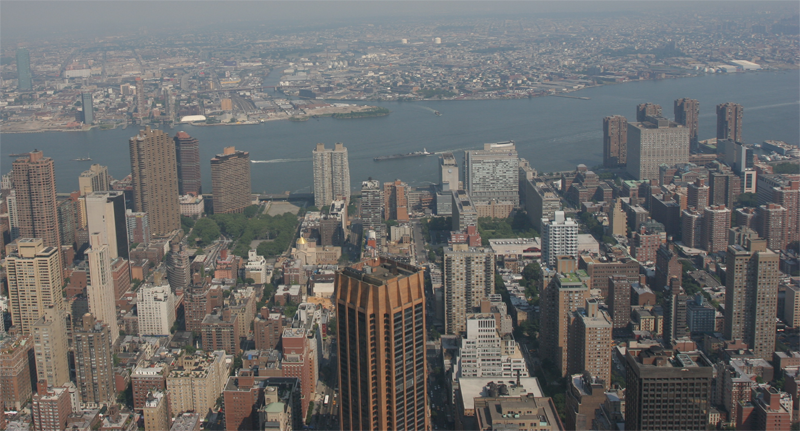
#> input picture image/ny1.bmp, 800 x 431 px, found by its file name
$ python dehaze.py   (older library calls are emulated)
#> lines starting #> are read from the running program, lines starting #| are printed output that depends on the picture
import cv2
import math
import numpy as np


def DarkChannel(im, sz):
    b, g, r = cv2.split(im)
    dc = cv2.min(cv2.min(r, g), b)
    kernel = cv2.getStructuringElement(cv2.MORPH_RECT, (sz, sz))
    dark = cv2.erode(dc, kernel)
    return dark


def AtmLight(im, dark):
    [h, w] = im.shape[:2]
    imsz = h*w
    numpx = int(max(math.floor(imsz/1000), 1))
    darkvec = dark.reshape(imsz, 1)
    imvec = im.reshape(imsz, 3)

    indices = darkvec.argsort()
    indices = indices[imsz-numpx::]

    atmsum = np.zeros([1, 3])
    for ind in range(1, numpx):
        atmsum = atmsum + imvec[indices[ind]]

    A = atmsum / numpx
    return A


def TransmissionEstimate(im, A, sz):
    omega = 0.95
    im3 = np.empty(im.shape, im.dtype)

    for ind in range(0, 3):
        im3[:, :, ind] = im[:, :, ind]/A[0, ind]

    transmission = 1 - omega*DarkChannel(im3, sz)
    return transmission


def Guidedfilter(im, p, r, eps):
    mean_I = cv2.boxFilter(im, cv2.CV_64F, (r, r))
    mean_p = cv2.boxFilter(p, cv2.CV_64F, (r, r))
    mean_Ip = cv2.boxFilter(im*p, cv2.CV_64F, (r, r))
    cov_Ip = mean_Ip - mean_I*mean_p

    mean_II = cv2.boxFilter(im*im, cv2.CV_64F, (r, r))
    var_I = mean_II - mean_I*mean_I

    a = cov_Ip/(var_I + eps)
    b = mean_p - a*mean_I

    mean_a = cv2.boxFilter(a, cv2.CV_64F, (r, r))
    mean_b = cv2.boxFilter(b, cv2.CV_64F, (r, r))

    q = mean_a*im + mean_b
    return q


def TransmissionRefine(im, et):
    gray = cv2.cvtColor(im, cv2.COLOR_BGR2GRAY)
    gray = np.float64(gray)/255
    r = 60
    eps = 0.0001
    t = Guidedfilter(gray, et, r, eps)

    return t


def Recover(im, t, A, tx=0.1):
    res = np.empty(im.shape, im.dtype)
    t = cv2.max(t, tx)

    for ind in range(0, 3):
        res[:, :, ind] = (im[:, :, ind]-A[0, ind])/t + A[0, ind]

    return res


if __name__ == '__main__':
    import sys
    try:
        fn = sys.argv[1]
    except:
        fn = './image/ny1.bmp'

    def nothing(*argv):
        pass

    src = cv2.imread(fn)
#> src is the input picture: shape (431, 800, 3); mean B, G, R 107.1, 108.1, 108.8

    I = src.astype('float64') / 255

    dark = DarkChannel(I, 15)
#> in DarkChannel, `dark = cv2.erode(dc, kernel)`:
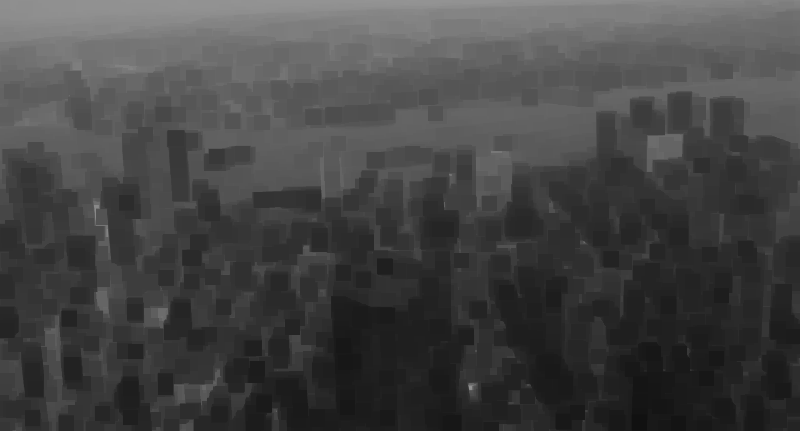
#> dark: shape (431, 800) float64; min 0.0667, max 0.58, mean 0.268
    A = AtmLight(I, dark)
#> in AtmLight, `indices = indices[imsz-numpx::]`: indices = 344 values from 0 to 0
#> the loop in AtmLight, `for ind in range(1, numpx):` made 343 passes
#> atmsum on passes 1 to 3: [[0.667, 0.643, 0.627]], [[1.33, 1.29, 1.25]], [[2, 1.93, 1.88]]
#> after the loop in AtmLight, `for ind in range(1, numpx):`: atmsum = [[228.7, 220.6, 215.2]]
#> in AtmLight, `A = atmsum / numpx`: A = [[0.665, 0.641, 0.626]]
#> A = [[0.665, 0.641, 0.626]]
    te = TransmissionEstimate(I, A, 15)
    t = TransmissionRefine(src, te)
#> in Guidedfilter, `cov_Ip = mean_Ip - mean_I*mean_p`:
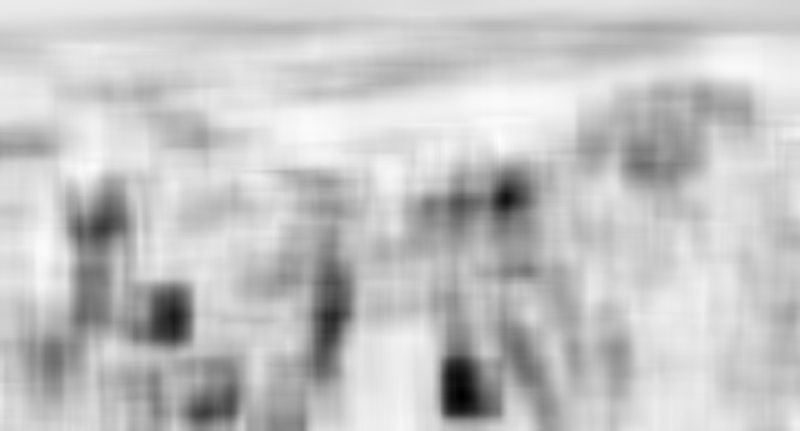
#> cov_Ip: shape (431, 800) float64; min -0.0103, max 0.000801, mean -0.00176; drawn with min black and max white
#> in Guidedfilter, `var_I = mean_II - mean_I*mean_I`:
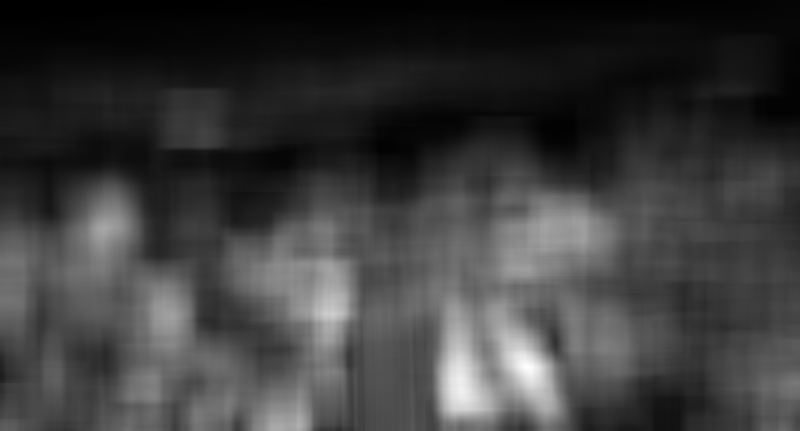
#> var_I: shape (431, 800) float64; min 4.77e-05, max 0.0379, mean 0.00901; drawn with min black and max white
#> in Guidedfilter, `mean_a = cv2.boxFilter(a, cv2.CV_64F, (r, r))`:
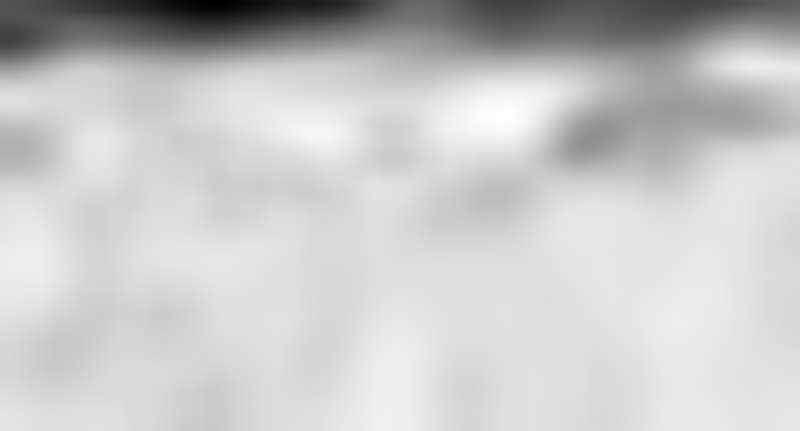
#> mean_a: shape (431, 800) float64; min -2.05, max 0.125, mean -0.338; drawn with min black and max white
#> in Guidedfilter, `mean_b = cv2.boxFilter(b, cv2.CV_64F, (r, r))`:
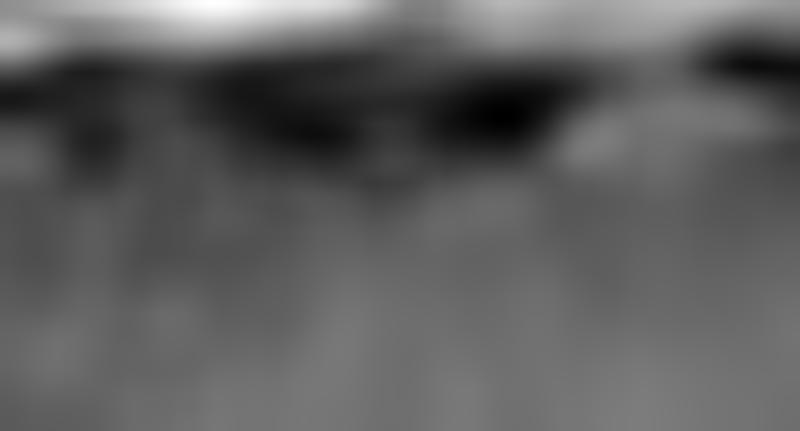
#> mean_b: shape (431, 800) float64; min 0.387, max 1.4, mean 0.762; drawn with min black and max white
    J = Recover(I, t, A, 0.1)
#> after the loop in Recover, `for ind in range(0, 3):`:
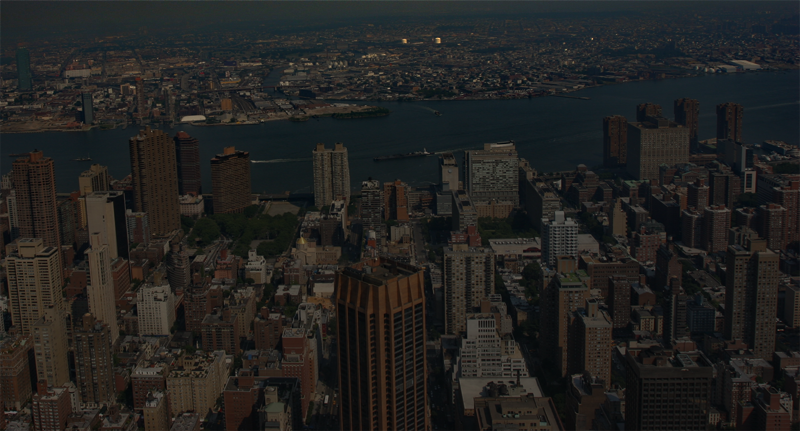
#> res: shape (431, 800, 3) float64; mean B, G, R 0.278, 0.295, 0.3; drawn with min black and max white

    cv2.imshow("dark", dark)
    cv2.imshow("t", t)
    cv2.imshow('I', src)
    cv2.imshow('J', J)
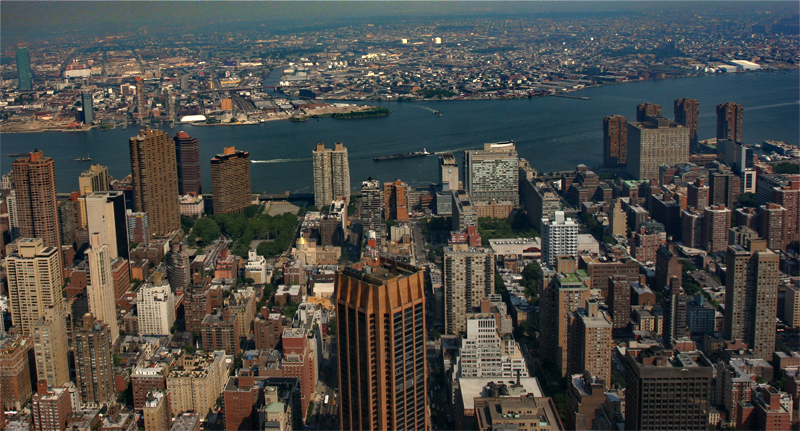
#> window 'J': shape (431, 800, 3); mean B, G, R 70.5, 74.7, 75.9
    cv2.imwrite("./image/res.png", J*255)
    cv2.waitKey()

$ run again, with image/1.bmp copied over image/ny1.bmp
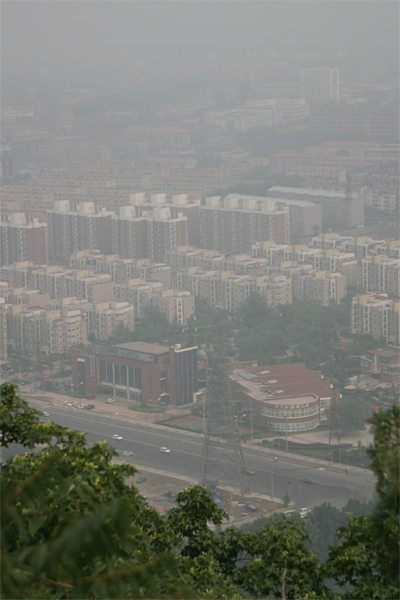
#> input picture image/1.bmp, 400 x 600 px, found by its file name
#> src is the input picture: shape (600, 400, 3); mean B, G, R 117.8, 124.9, 123.1
#> in DarkChannel, `dark = cv2.erode(dc, kernel)`:
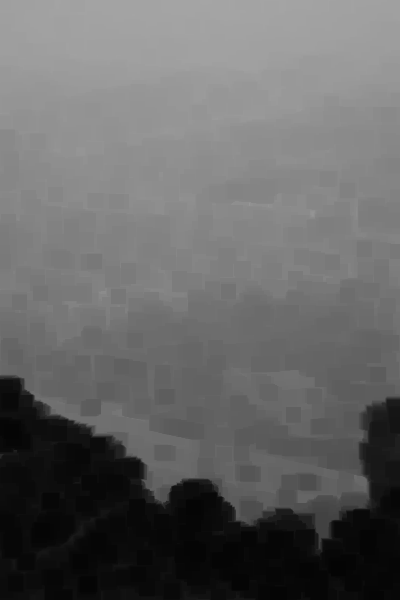
#> dark: shape (600, 400) float64; min 0.0157, max 0.647, mean 0.399
#> indices = 240 values from 0 to 0
#> the loop in AtmLight, `for ind in range(1, numpx):` made 239 passes
#> atmsum on passes 1 to 3: [[0.682, 0.682, 0.682]], [[1.36, 1.36, 1.36]], [[2.05, 2.05, 2.05]]
#> after the loop in AtmLight, `for ind in range(1, numpx):`: atmsum = [[163.1, 163.1, 163.1]]
#> in AtmLight, `A = atmsum / numpx`: A = [[0.68, 0.68, 0.68]]
#> `cv2.imshow('J', J)`:
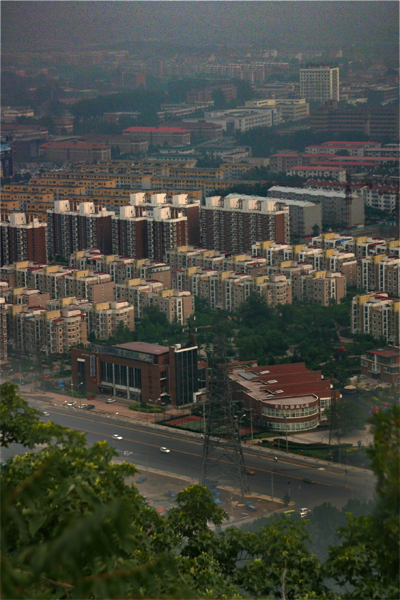
#> window 'J': shape (600, 400, 3); mean B, G, R 63.9, 72.9, 70.4

$ run again, with image/2.bmp copied over image/ny1.bmp
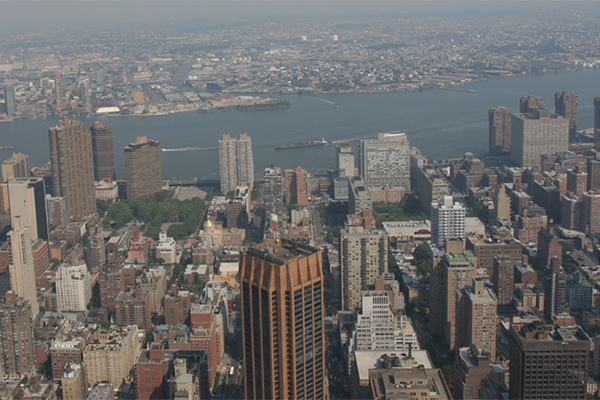
#> input picture image/2.bmp, 600 x 400 px, found by its file name
#> src is the input picture: shape (400, 600, 3); mean B, G, R 107.1, 108.1, 108.4
#> in DarkChannel, `dark = cv2.erode(dc, kernel)`:
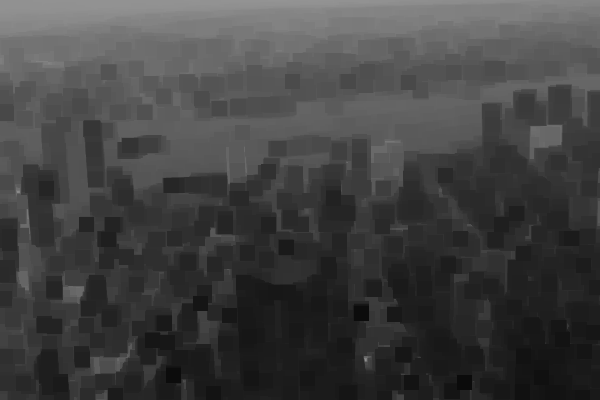
#> dark: shape (400, 600) float64; min 0.0431, max 0.58, mean 0.258
#> indices = 240 values from 0 to 0
#> the loop in AtmLight, `for ind in range(1, numpx):` made 239 passes
#> atmsum on passes 1 to 3: [[0.651, 0.627, 0.608]], [[1.3, 1.25, 1.22]], [[1.95, 1.88, 1.82]]
#> after the loop in AtmLight, `for ind in range(1, numpx):`: atmsum = [[155.6, 150, 145.3]]
#> in AtmLight, `A = atmsum / numpx`: A = [[0.648, 0.625, 0.605]]
#> `cv2.imshow('J', J)`:
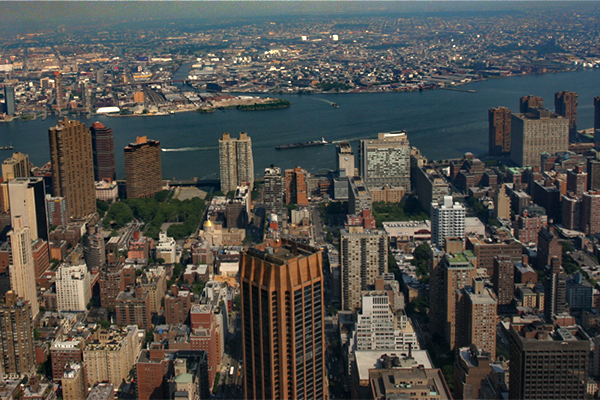
#> window 'J': shape (400, 600, 3); mean B, G, R 74.6, 79, 80.3
